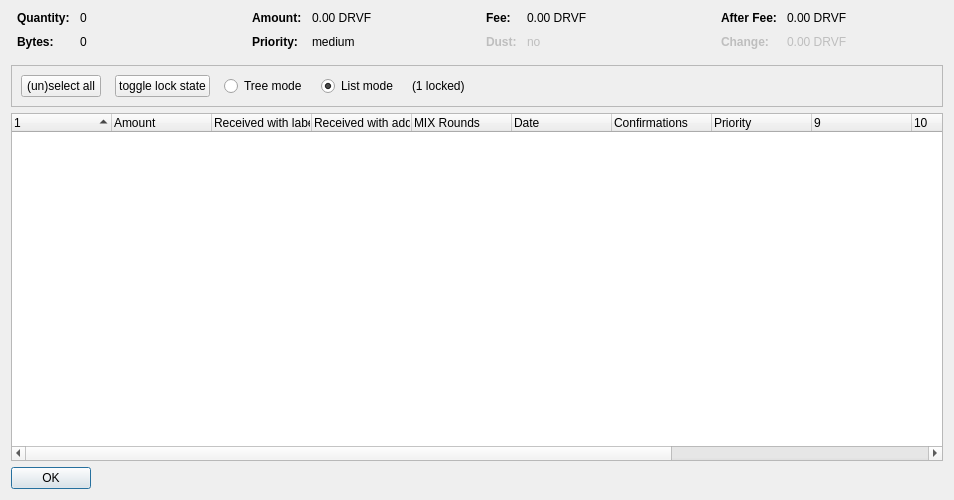
<?xml version="1.0" encoding="UTF-8"?>
<ui version="4.0">
 <class>CoinControlDialog</class>
 <widget class="QDialog" name="CoinControlDialog">
  <property name="geometry">
   <rect>
    <x>0</x>
    <y>0</y>
    <width>954</width>
    <height>500</height>
   </rect>
  </property>
  <property name="windowTitle">
   <string>Coin Selection</string>
  </property>
  <layout class="QVBoxLayout" name="verticalLayout">
   <item>
    <layout class="QHBoxLayout" name="horizontalLayoutTop" stretch="0,0,0,0">
     <property name="topMargin">
      <number>0</number>
     </property>
     <property name="bottomMargin">
      <number>10</number>
     </property>
     <item>
      <layout class="QFormLayout" name="formLayoutCoinControl1">
       <property name="horizontalSpacing">
        <number>10</number>
       </property>
       <property name="verticalSpacing">
        <number>10</number>
       </property>
       <property name="leftMargin">
        <number>6</number>
       </property>
       <property name="rightMargin">
        <number>6</number>
       </property>
       <item row="0" column="0">
        <widget class="QLabel" name="labelCoinControlQuantityText">
         <property name="font">
          <font>
           <weight>75</weight>
           <bold>true</bold>
          </font>
         </property>
         <property name="text">
          <string>Quantity:</string>
         </property>
        </widget>
       </item>
       <item row="0" column="1">
        <widget class="QLabel" name="labelCoinControlQuantity">
         <property name="cursor">
          <cursorShape>IBeamCursor</cursorShape>
         </property>
         <property name="contextMenuPolicy">
          <enum>Qt::ActionsContextMenu</enum>
         </property>
         <property name="text">
          <string notr="true">0</string>
         </property>
         <property name="textInteractionFlags">
          <set>Qt::LinksAccessibleByMouse|Qt::TextSelectableByKeyboard|Qt::TextSelectableByMouse</set>
         </property>
        </widget>
       </item>
       <item row="1" column="0">
        <widget class="QLabel" name="labelCoinControlBytesText">
         <property name="font">
          <font>
           <weight>75</weight>
           <bold>true</bold>
          </font>
         </property>
         <property name="text">
          <string>Bytes:</string>
         </property>
        </widget>
       </item>
       <item row="1" column="1">
        <widget class="QLabel" name="labelCoinControlBytes">
         <property name="cursor">
          <cursorShape>IBeamCursor</cursorShape>
         </property>
         <property name="contextMenuPolicy">
          <enum>Qt::ActionsContextMenu</enum>
         </property>
         <property name="text">
          <string notr="true">0</string>
         </property>
         <property name="textInteractionFlags">
          <set>Qt::LinksAccessibleByMouse|Qt::TextSelectableByKeyboard|Qt::TextSelectableByMouse</set>
         </property>
        </widget>
       </item>
      </layout>
     </item>
     <item>
      <layout class="QFormLayout" name="formLayoutCoinControl2">
       <property name="horizontalSpacing">
        <number>10</number>
       </property>
       <property name="verticalSpacing">
        <number>10</number>
       </property>
       <property name="leftMargin">
        <number>6</number>
       </property>
       <property name="rightMargin">
        <number>6</number>
       </property>
       <item row="0" column="0">
        <widget class="QLabel" name="labelCoinControlAmountText">
         <property name="font">
          <font>
           <weight>75</weight>
           <bold>true</bold>
          </font>
         </property>
         <property name="text">
          <string>Amount:</string>
         </property>
        </widget>
       </item>
       <item row="0" column="1">
        <widget class="QLabel" name="labelCoinControlAmount">
         <property name="cursor">
          <cursorShape>IBeamCursor</cursorShape>
         </property>
         <property name="contextMenuPolicy">
          <enum>Qt::ActionsContextMenu</enum>
         </property>
         <property name="text">
          <string notr="true">0.00 DRVF</string>
         </property>
         <property name="textInteractionFlags">
          <set>Qt::LinksAccessibleByMouse|Qt::TextSelectableByKeyboard|Qt::TextSelectableByMouse</set>
         </property>
        </widget>
       </item>
       <item row="1" column="0">
        <widget class="QLabel" name="labelCoinControlPriorityText">
         <property name="font">
          <font>
           <weight>75</weight>
           <bold>true</bold>
          </font>
         </property>
         <property name="text">
          <string>Priority:</string>
         </property>
        </widget>
       </item>
       <item row="1" column="1">
        <widget class="QLabel" name="labelCoinControlPriority">
         <property name="cursor">
          <cursorShape>IBeamCursor</cursorShape>
         </property>
         <property name="contextMenuPolicy">
          <enum>Qt::ActionsContextMenu</enum>
         </property>
         <property name="text">
          <string>medium</string>
         </property>
         <property name="textInteractionFlags">
          <set>Qt::LinksAccessibleByMouse|Qt::TextSelectableByKeyboard|Qt::TextSelectableByMouse</set>
         </property>
        </widget>
       </item>
      </layout>
     </item>
     <item>
      <layout class="QFormLayout" name="formLayoutCoinControl3">
       <property name="horizontalSpacing">
        <number>10</number>
       </property>
       <property name="verticalSpacing">
        <number>10</number>
       </property>
       <property name="leftMargin">
        <number>6</number>
       </property>
       <property name="rightMargin">
        <number>6</number>
       </property>
       <item row="0" column="0">
        <widget class="QLabel" name="labelCoinControlFeeText">
         <property name="font">
          <font>
           <weight>75</weight>
           <bold>true</bold>
          </font>
         </property>
         <property name="text">
          <string>Fee:</string>
         </property>
        </widget>
       </item>
       <item row="0" column="1">
        <widget class="QLabel" name="labelCoinControlFee">
         <property name="cursor">
          <cursorShape>IBeamCursor</cursorShape>
         </property>
         <property name="contextMenuPolicy">
          <enum>Qt::ActionsContextMenu</enum>
         </property>
         <property name="text">
          <string notr="true">0.00 DRVF</string>
         </property>
         <property name="textInteractionFlags">
          <set>Qt::LinksAccessibleByMouse|Qt::TextSelectableByKeyboard|Qt::TextSelectableByMouse</set>
         </property>
        </widget>
       </item>
       <item row="1" column="0">
        <widget class="QLabel" name="labelCoinControlLowOutputText">
         <property name="enabled">
          <bool>false</bool>
         </property>
         <property name="font">
          <font>
           <weight>75</weight>
           <bold>true</bold>
          </font>
         </property>
         <property name="text">
          <string>Dust:</string>
         </property>
        </widget>
       </item>
       <item row="1" column="1">
        <widget class="QLabel" name="labelCoinControlLowOutput">
         <property name="enabled">
          <bool>false</bool>
         </property>
         <property name="cursor">
          <cursorShape>IBeamCursor</cursorShape>
         </property>
         <property name="contextMenuPolicy">
          <enum>Qt::ActionsContextMenu</enum>
         </property>
         <property name="text">
          <string>no</string>
         </property>
         <property name="textInteractionFlags">
          <set>Qt::LinksAccessibleByMouse|Qt::TextSelectableByKeyboard|Qt::TextSelectableByMouse</set>
         </property>
        </widget>
       </item>
      </layout>
     </item>
     <item>
      <layout class="QFormLayout" name="formLayoutCoinControl4">
       <property name="horizontalSpacing">
        <number>10</number>
       </property>
       <property name="verticalSpacing">
        <number>10</number>
       </property>
       <property name="leftMargin">
        <number>6</number>
       </property>
       <property name="rightMargin">
        <number>6</number>
       </property>
       <item row="0" column="0">
        <widget class="QLabel" name="labelCoinControlAfterFeeText">
         <property name="font">
          <font>
           <weight>75</weight>
           <bold>true</bold>
          </font>
         </property>
         <property name="text">
          <string>After Fee:</string>
         </property>
        </widget>
       </item>
       <item row="0" column="1">
        <widget class="QLabel" name="labelCoinControlAfterFee">
         <property name="cursor">
          <cursorShape>IBeamCursor</cursorShape>
         </property>
         <property name="contextMenuPolicy">
          <enum>Qt::ActionsContextMenu</enum>
         </property>
         <property name="text">
          <string notr="true">0.00 DRVF</string>
         </property>
         <property name="textInteractionFlags">
          <set>Qt::LinksAccessibleByMouse|Qt::TextSelectableByKeyboard|Qt::TextSelectableByMouse</set>
         </property>
        </widget>
       </item>
       <item row="1" column="0">
        <widget class="QLabel" name="labelCoinControlChangeText">
         <property name="enabled">
          <bool>false</bool>
         </property>
         <property name="font">
          <font>
           <weight>75</weight>
           <bold>true</bold>
          </font>
         </property>
         <property name="text">
          <string>Change:</string>
         </property>
        </widget>
       </item>
       <item row="1" column="1">
        <widget class="QLabel" name="labelCoinControlChange">
         <property name="enabled">
          <bool>false</bool>
         </property>
         <property name="cursor">
          <cursorShape>IBeamCursor</cursorShape>
         </property>
         <property name="contextMenuPolicy">
          <enum>Qt::ActionsContextMenu</enum>
         </property>
         <property name="text">
          <string notr="true">0.00 DRVF</string>
         </property>
         <property name="textInteractionFlags">
          <set>Qt::LinksAccessibleByMouse|Qt::TextSelectableByKeyboard|Qt::TextSelectableByMouse</set>
         </property>
        </widget>
       </item>
      </layout>
     </item>
    </layout>
   </item>
   <item>
    <widget class="QFrame" name="frame">
     <property name="minimumSize">
      <size>
       <width>0</width>
       <height>40</height>
      </size>
     </property>
     <property name="frameShape">
      <enum>QFrame::StyledPanel</enum>
     </property>
     <property name="frameShadow">
      <enum>QFrame::Sunken</enum>
     </property>
     <layout class="QHBoxLayout" name="horizontalLayout">
      <item>
       <layout class="QHBoxLayout" name="horizontalLayoutPanel" stretch="0,0,0,0,0,0">
        <property name="spacing">
         <number>14</number>
        </property>
        <item>
         <widget class="QPushButton" name="pushButtonSelectAll">
          <property name="sizePolicy">
           <sizepolicy hsizetype="Maximum" vsizetype="Fixed">
            <horstretch>0</horstretch>
            <verstretch>0</verstretch>
           </sizepolicy>
          </property>
          <property name="text">
           <string>(un)select all</string>
          </property>
          <property name="autoDefault">
           <bool>false</bool>
          </property>
         </widget>
        </item>
        <item>
         <widget class="QPushButton" name="pushButtonToggleLock">
          <property name="sizePolicy">
           <sizepolicy hsizetype="Maximum" vsizetype="Fixed">
            <horstretch>0</horstretch>
            <verstretch>0</verstretch>
           </sizepolicy>
          </property>
          <property name="text">
           <string>toggle lock state</string>
          </property>
          <property name="autoDefault">
           <bool>false</bool>
          </property>
         </widget>
        </item>
        <item>
         <widget class="QRadioButton" name="radioTreeMode">
          <property name="sizePolicy">
           <sizepolicy hsizetype="Maximum" vsizetype="Fixed">
            <horstretch>0</horstretch>
            <verstretch>0</verstretch>
           </sizepolicy>
          </property>
          <property name="text">
           <string>Tree mode</string>
          </property>
         </widget>
        </item>
        <item>
         <widget class="QRadioButton" name="radioListMode">
          <property name="sizePolicy">
           <sizepolicy hsizetype="Maximum" vsizetype="Fixed">
            <horstretch>0</horstretch>
            <verstretch>0</verstretch>
           </sizepolicy>
          </property>
          <property name="text">
           <string>List mode</string>
          </property>
          <property name="checked">
           <bool>true</bool>
          </property>
         </widget>
        </item>
        <item>
         <widget class="QLabel" name="labelLocked">
          <property name="text">
           <string>(1 locked)</string>
          </property>
         </widget>
        </item>
        <item>
         <spacer name="horizontalSpacer">
          <property name="orientation">
           <enum>Qt::Horizontal</enum>
          </property>
          <property name="sizeHint" stdset="0">
           <size>
            <width>40</width>
            <height>20</height>
           </size>
          </property>
         </spacer>
        </item>
       </layout>
      </item>
     </layout>
    </widget>
   </item>
   <item>
    <widget class="CoinControlTreeWidget" name="treeWidget">
     <property name="contextMenuPolicy">
      <enum>Qt::CustomContextMenu</enum>
     </property>
     <property name="sortingEnabled">
      <bool>false</bool>
     </property>
     <property name="columnCount">
      <number>13</number>
     </property>
     <attribute name="headerShowSortIndicator" stdset="0">
      <bool>true</bool>
     </attribute>
     <attribute name="headerStretchLastSection">
      <bool>false</bool>
     </attribute>
     <column>
      <property name="text">
       <string/>
      </property>
     </column>
     <column>
      <property name="text">
       <string>Amount</string>
      </property>
     </column>
     <column>
      <property name="text">
       <string>Received with label</string>
      </property>
     </column>
     <column>
      <property name="text">
       <string>Received with address</string>
      </property>
     </column>
     <column>
      <property name="text">
       <string>MIX Rounds</string>
      </property>
     </column>
     <column>
      <property name="text">
       <string>Date</string>
      </property>
     </column>
     <column>
      <property name="text">
       <string>Confirmations</string>
      </property>
      <property name="toolTip">
       <string>Confirmed</string>
      </property>
     </column>
     <column>
      <property name="text">
       <string>Priority</string>
      </property>
     </column>
     <column>
      <property name="text">
       <string/>
      </property>
     </column>
     <column>
      <property name="text">
       <string/>
      </property>
     </column>
     <column>
      <property name="text">
       <string/>
      </property>
     </column>
     <column>
      <property name="text">
       <string/>
      </property>
     </column>
     <column>
      <property name="text">
       <string/>
      </property>
     </column>
    </widget>
   </item>
   <item>
    <widget class="QDialogButtonBox" name="buttonBox">
     <property name="sizePolicy">
      <sizepolicy hsizetype="Maximum" vsizetype="Fixed">
       <horstretch>0</horstretch>
       <verstretch>0</verstretch>
      </sizepolicy>
     </property>
     <property name="orientation">
      <enum>Qt::Horizontal</enum>
     </property>
     <property name="standardButtons">
      <set>QDialogButtonBox::Ok</set>
     </property>
    </widget>
   </item>
  </layout>
 </widget>
 <customwidgets>
  <customwidget>
   <class>CoinControlTreeWidget</class>
   <extends>QTreeWidget</extends>
   <header>coincontroltreewidget.h</header>
  </customwidget>
 </customwidgets>
 <resources/>
 <connections/>
</ui>
